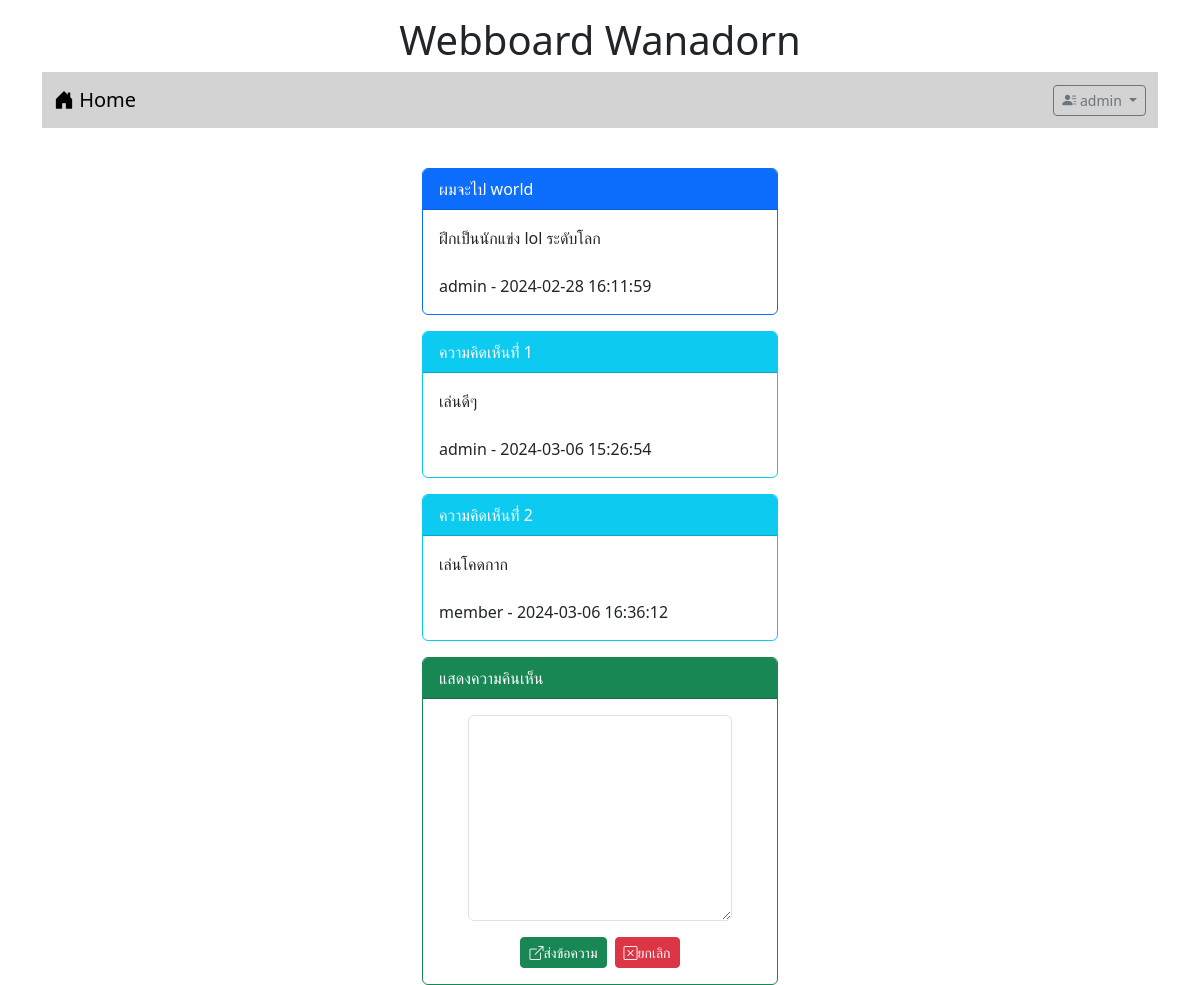
Page /post.php?id=2 (signed in) on the committed database.
### tables this page shows
CREATE TABLE `post` (
  `id` int(11) NOT NULL,
  `title` varchar(128) NOT NULL,
  `content` varchar(2048) NOT NULL,
  `post_date` datetime NOT NULL,
  `cat_id` int(11) NOT NULL,
  `user_id` int(11) NOT NULL
);

CREATE TABLE `user` (
  `id` int(11) NOT NULL,
  `login` varchar(32) NOT NULL,
  `password` varchar(64) NOT NULL,
  `name` varchar(64) NOT NULL,
  `gender` char(1) NOT NULL,
  `email` varchar(32) NOT NULL,
  `role` char(1) NOT NULL
);

CREATE TABLE `comment` (
  `id` int(11) NOT NULL,
  `content` varchar(20148) NOT NULL,
  `post_date` datetime NOT NULL,
  `user_id` int(11) NOT NULL,
  `post_id` int(11) NOT NULL
);

### post.php (the view, shortened to what this page needs)
<!DOCTYPE html>
<html lang="en">
<head>
    <link rel="stylesheet" href="bootstrap-5.3.2-dist/css/bootstrap.min.css">
    <link rel="stylesheet" href="https://cdn.jsdelivr.net/npm/bootstrap-icons@1.11.3/font/bootstrap-icons.min.css">
</head>
<body>
    <div class="container">
        <h1 style="text-align: center;" class="mt-3">Webboard Wanadorn</h1>
        <?php include "nav.php" ?>
        <div class="row mt-4">
            <div class="col-lg-4 col-md-3 col-sm-2 col-1"></div>
            <div class="col-lg-4 col-md-6 col-sm-8 col-10">
                <?php
                    $conn=new PDO("mysql:host=localhost;dbname=webboard;charset=utf8","root","");
                    $sql="SELECT post.title,post.content,post.post_date,user.login FROM post
                    INNER JOIN user ON (post.user_id=user.id) WHERE post.id=$_GET[id]";
                    $result=$conn->query($sql);
                    while($row=$result->fetch()){
                        echo "<div class='card border-primary mt-3'>
                        <div class='card-header bg-primary text-white'>$row[0]</div>
                        <div class='card-body'>
                                $row[1]<br><br>$row[3] - $row[2]
                            </div>
                        </div>";
                    }
                ?>
                <?php
                    $sql="SELECT comment.content,comment.post_date,user.login FROM comment
                    INNER JOIN user ON (comment.user_id=user.id) WHERE comment.post_id=$_GET[id] ";
                    $result=$conn->query($sql);
                    $i=1;
                    while($row=$result->fetch()){
                        echo "<div class='card border-info mt-3'>
                        <div class='card-header bg-info text-white'>ความคิดเห็นที่่ $i</div>
                        <div class='card-body'>
                                $row[0]<br><br>$row[2] - $row[1]
                            </div>
                        </div>";
                        $i++;
                    }
                ?>
                <?php if(isset($_SESSION["id"])){ ?>
                    <div class="card border-success mt-3">
                        <div class="card-header bg-success text-white">แสดงความคินเห็น</div>
                        <div class="card-body">
                            <form action="post_save.php" method="post">
                                <div class="row mb-3 justify-content-center">
                                    <div class="col-lg-10">
                                        <textarea name="comment" class="form-control" rows="8" required></textarea>
                                    </div>
                                </div>
                                <div class="row">
                                    <div class="col-lg-12 d-flex justify-content-center">
                                        <button type="submit" class="btn btn-success btn-sm text-white"><i class="bi bi-box-arrow-up-right"></i>ส่งข้อความ</button>
                                        <button type="reset" class="btn btn-danger btn-sm ms-2"><i class="bi bi-x-square"></i>ยกเลิก</button>
                                    </div>
                                </div>
                            </form>
                        </div>
                    </div>
                <?php } ?>
            </div>
            <div class="col-lg-4 col-md-3 col-sm-2 col-1"></div>
        </div>
    </div>
</body>
</html>

### rows in the picture
post: title "ผมจะไป world", content "ฝึกเป็นนักแข่ง lol ระดับโลก", user.login "admin", post_date "2024-02-28 16:11:59"
comment: content "เล่นดีๆ", user.login "admin", post_date "2024-03-06 15:26:54"
comment: content "เล่นโคดกาก", user.login "member", post_date "2024-03-06 16:36:12"

### other values in the picture
$_SESSION["username"] "admin"
